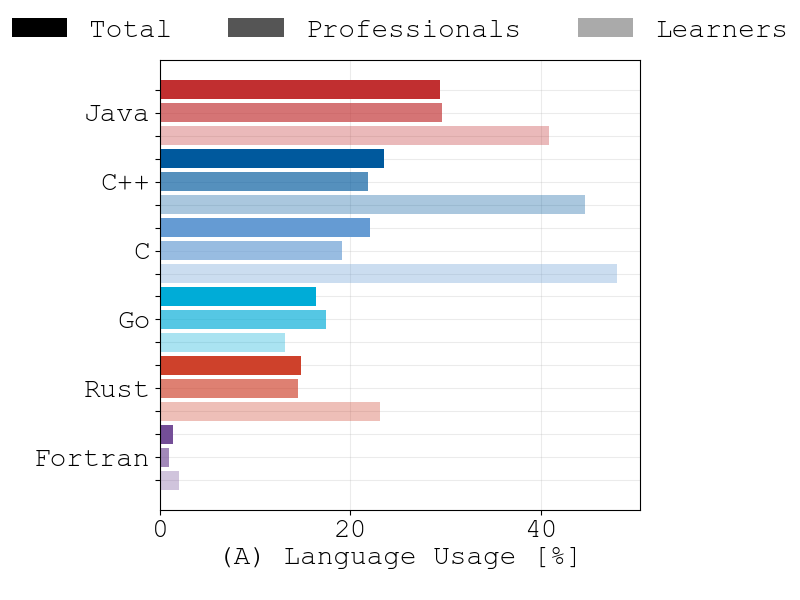

Recreate this plot in Python.
import matplotlib as mpl
import importlib

pypi_mod = importlib.import_module("pypi-org-used-languages", package=None)

fig, ax = pypi_mod.prepare_fig_ax()

groups = ["Learners", "Professionals", "Total"]
data_individual = [
    ("Fortran", [2, 0.9, 1.4], "#744e97"),
    ("Rust", [23.1, 14.5, 14.8], "#CE412B"),
    ("Go", [13.1, 17.4, 16.4], "#00acd7"),
    ("C", [48, 19.1, 22], "#659bd3"),
    ("C++", [44.6, 21.8, 23.5], "#00599d"),
    ("Java", [40.8, 29.6, 29.4], "#c12f30"),
]

data = []
for d in data_individual:
    for n, group in enumerate(groups):
        color = mpl.colors.to_rgba(d[2], alpha=(n + 1) / len(groups))
        data.append((f"{d[0]} ({group})", d[1][n], color))

labels = [
    "" if i % 3 != 1 else data_individual[int((i - 1) / 3)][0]
    for i, d in enumerate(data)
]
ax.barh(
    [d[0] for d in data],
    [d[1] for d in data],
    color=[mpl.colors.to_rgba(d[2]) for d in data],
    label=labels,
)
ax.set_yticklabels(labels)  # , horizontalalignment="left")

# handles, labels = ax.get_legend_handles_labels()
# print(handles[0])
handles = [
    mpl.patches.Rectangle(
        xy=(0, 0.6),
        width=0.9,
        height=0.8,
        angle=0,
        facecolor=mpl.colors.to_rgba("#000", alpha=(len(groups) - i) / len(groups)),
    )
    for i in range(len(groups))
]
ax.legend(
    handles,
    groups[::-1],
    ncol=3,
    frameon=False,
    loc="upper center",
    bbox_to_anchor=(0.5, 1.15),
)

# ax.set_title("Language Popularity (stackoverflow.co)")
ax.set_xlabel("(A) Language Usage [%]")

fig.savefig("paper/figures/stackoverflow-popular-languages.png")
fig.savefig("paper/figures/stackoverflow-popular-languages.pdf")
fig.savefig("paper/figures/stackoverflow-popular-languages.svg")
